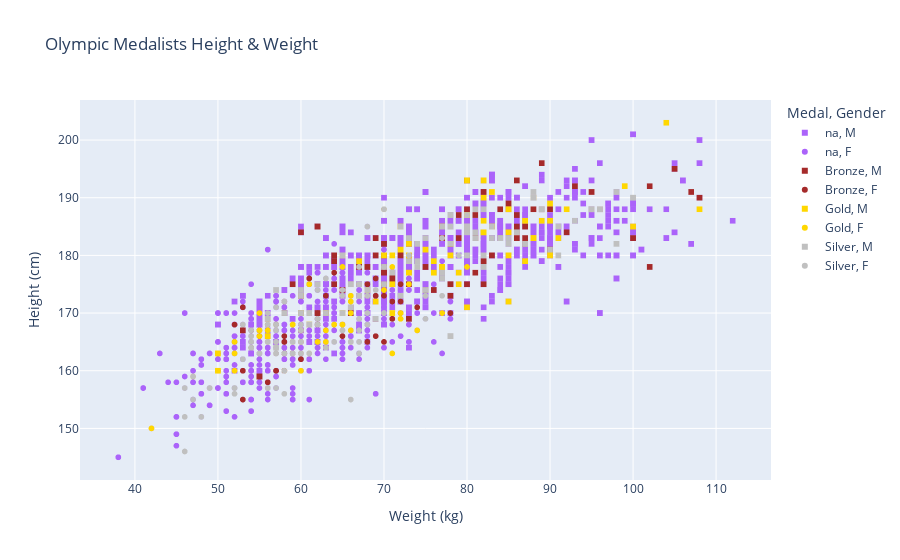

The notebook cell this image was saved under:
### Code cell
# Create the initial scatter plot
update_scatter_plot(gender_dropdown.value, year_dropdown.value)

### Figure 1 — Plotly figure (JSON) as saved in the notebook; plotly's stock layout.template omitted (floating-point values rounded to 4 significant figures; data arrays with more than 128 entries replaced by an {"elided": "..."} marker saying what was removed)
{"data": [{"hovertemplate": "Medal=na<br>Gender=M<br>Weight(kg)=%{x}<br>Height(cm)=%{y}<extra></extra>", "legendgroup": "na, M", "marker": {"color": "#ab63fa", "symbol": "square"}, "mode": "markers", "name": "na, M", "showlegend": true, "type": "scattergl", "x": {"elided": "2565 int values"}, "xaxis": "x", "y": {"elided": "2565 int values"}, "yaxis": "y"}, {"hovertemplate": "Medal=na<br>Gender=F<br>Weight(kg)=%{x}<br>Height(cm)=%{y}<extra></extra>", "legendgroup": "na, F", "marker": {"color": "#ab63fa", "symbol": "circle"}, "mode": "markers", "name": "na, F", "showlegend": true, "type": "scattergl", "x": {"elided": "2101 int values"}, "xaxis": "x", "y": {"elided": "2101 int values"}, "yaxis": "y"}, {"hovertemplate": "Medal=Bronze<br>Gender=M<br>Weight(kg)=%{x}<br>Height(cm)=%{y}<extra></extra>", "legendgroup": "Bronze, M", "marker": {"color": "brown", "symbol": "square"}, "mode": "markers", "name": "Bronze, M", "showlegend": true, "type": "scattergl", "x": {"elided": "129 int values"}, "xaxis": "x", "y": {"elided": "129 int values"}, "yaxis": "y"}, {"hovertemplate": "Medal=Bronze<br>Gender=F<br>Weight(kg)=%{x}<br>Height(cm)=%{y}<extra></extra>", "legendgroup": "Bronze, F", "marker": {"color": "brown", "symbol": "circle"}, "mode": "markers", "name": "Bronze, F", "showlegend": true, "type": "scattergl", "x": [null, 71, 71, 61, null, 70, null, 57, null, 63, null, null, null, 60, 62, null, null, 70, null, null, 74, 58, 59, 69, 56, 55, 52, 68, 68, 70, 60, 60, null, 58, 69, null, 58, 72, null, null, 62, 65, 57, 56, 53, 58, null, null, null, 58, 78, null, null, 57, 68, 64, 60, null, 58, 58, 55, 69, 72, 68, 60, 59, null, null, 53, null, null, 55, 66, null, null, 71, null, 54, 70, 62, null, null, null, 72, 61, null, null, null, null, 65, 65, null, 62, 54, null, null, 58, null, 65, 56, 53, null, null, null, 63, null, 58], "xaxis": "x", "y": [null, 169, 169, 176, null, 165, null, 160, null, 170, null, null, null, 165, 170, null, null, 188, null, null, 171, 160, 163, 176, 158, 170, 168, 175, 175, 173, 167, 167, null, 172, 166, null, 163, 170, null, null, 169, 173, 160, 168, 155, 166, null, null, null, 163, 170, null, null, 168, 165, 177, 162, null, 165, 160, 167, 173, 175, 173, 173, 168, null, 170, 171, null, null, 166, 170, null, null, 172, null, 164, 174, 168, null, null, null, 172, 175, null, null, null, null, 166, 170, null, 168, 167, null, null, 160, null, 168, 168, 160, null, null, null, 173, null, 165], "yaxis": "y"}, {"hovertemplate": "Medal=Gold<br>Gender=M<br>Weight(kg)=%{x}<br>Height(cm)=%{y}<extra></extra>", "legendgroup": "Gold, M", "marker": {"color": "gold", "symbol": "square"}, "mode": "markers", "name": "Gold, M", "showlegend": true, "type": "scattergl", "x": {"elided": "132 int values"}, "xaxis": "x", "y": {"elided": "132 int values"}, "yaxis": "y"}, {"hovertemplate": "Medal=Gold<br>Gender=F<br>Weight(kg)=%{x}<br>Height(cm)=%{y}<extra></extra>", "legendgroup": "Gold, F", "marker": {"color": "gold", "symbol": "circle"}, "mode": "markers", "name": "Gold, F", "showlegend": true, "type": "scattergl", "x": [null, 61, null, null, null, 66, null, 63, null, null, null, null, null, null, null, 67, 70, 80, 71, 63, 59, 73, 55, 72, null, 42, null, null, null, 60, 60, 60, null, 59, 54, 57, null, 56, null, 63, 62, 47, null, 61, 60, null, 67, null, 57, null, null, null, 67, 65, 65, 55, 57, null, 66, 56, 56, null, 52, 65, 72, 59, 59, 59, 63, null, 73, null, null, 56, 66, null, null, 55, null, 77, 70, null, null, 61, 52, 66, null, null, null, null, 52, 65, 65, 68, 74, null, 63, 60, 60, 58, 70, null, 65, 56, 64, 64, 66, 71, null, null, null, null], "xaxis": "x", "y": [null, 170, null, null, null, 170, null, 170, null, null, null, null, null, null, null, 178, 188, 178, 178, 165, 163, 180, 170, 170, null, 150, null, null, null, 167, 167, 167, null, 165, 164, 165, null, 168, null, 170, 165, 159, null, 163, 163, null, 175, null, 168, null, null, null, 175, 178, 170, 167, 163, null, 167, 167, 167, null, 163, 168, 169, 168, 168, 168, 167, null, 175, null, null, 165, 173, null, null, 166, null, 170, 174, null, null, 175, 160, 172, 183, 183, null, null, 165, 170, 170, 173, 167, null, 164, 160, 165, 160, 175, null, 168, 168, 168, 168, 165, 163, null, null, null, null], "yaxis": "y"}, {"hovertemplate": "Medal=Silver<br>Gender=M<br>Weight(kg)=%{x}<br>Height(cm)=%{y}<extra></extra>", "legendgroup": "Silver, M", "marker": {"color": "silver", "symbol": "square"}, "mode": "markers", "name": "Silver, M", "showlegend": true, "type": "scattergl", "x": {"elided": "132 int values"}, "xaxis": "x", "y": {"elided": "132 int values"}, "yaxis": "y"}, {"hovertemplate": "Medal=Silver<br>Gender=F<br>Weight(kg)=%{x}<br>Height(cm)=%{y}<extra></extra>", "legendgroup": "Silver, F", "marker": {"color": "silver", "symbol": "circle"}, "mode": "markers", "name": "Silver, F", "showlegend": true, "type": "scattergl", "x": [57, null, 58, null, null, 56, null, null, 67, 66, 70, null, null, null, null, null, 57, 77, null, 53, 52, 67, 70, null, 59, null, 67, 77, 55, 55, 61, 57, null, null, null, 63, null, 59, 48, 58, null, 54, 54, 57, 58, 62, null, 68, 70, null, 46, null, 68, 75, 60, 47, 46, 54, 60, null, null, 65, 57, null, null, 79, 52, 52, 70, 57, 57, 57, 53, 68, 68, null, 62, 66, null, null, null, 56, null, 47, 58, 64, null, 62, 73, 67, 46, 65, 54, null, null, 63, 63, 60, 49, 75, 56, 65, 57, 60, null, 65, 69, 67, 56, 54], "xaxis": "x", "y": [167, null, 160, null, null, 157, null, null, 169, 165, 178, null, null, null, null, null, 165, 173, null, 168, 157, 178, 188, null, 163, null, 163, 183, 163, 163, 163, 157, null, null, null, 176, null, 165, 152, 172, null, 164, 164, 165, 163, 169, null, 185, 170, null, 157, null, 170, 173, 167, 159, 146, 165, 163, null, null, 167, 168, null, null, 180, 156, 157, 170, 163, 163, 163, 162, 168, 173, null, 174, 155, null, 170, null, 165, null, 155, 156, 165, null, 168, 180, 167, 152, 170, 167, null, null, 164, 164, 165, 157, 169, 168, 174, 171, 168, null, 173, 174, 165, 170, 166], "yaxis": "y"}], "layout": {"autosize": true, "legend": {"title": {"text": "Medal, Gender"}, "tracegroupgap": 0}, "title": {"text": "Olympic Medalists Height & Weight"}, "xaxis": {"anchor": "y", "autorange": true, "domain": [0, 1], "range": [33.28, 116.7], "title": {"text": "Weight (kg)"}, "type": "linear"}, "yaxis": {"anchor": "x", "autorange": true, "domain": [0, 1], "range": [140.2, 207.8], "title": {"text": "Height (cm)"}, "type": "linear"}}}
